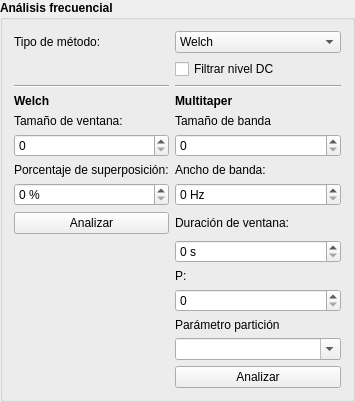
          <widget class="QGroupBox" name="groupBox">
           <property name="minimumSize">
            <size>
             <width>0</width>
             <height>0</height>
            </size>
           </property>
           <property name="maximumSize">
            <size>
             <width>350</width>
             <height>500</height>
            </size>
           </property>
           <property name="font">
            <font>
             <weight>75</weight>
             <bold>true</bold>
            </font>
           </property>
           <property name="title">
            <string>Análisis frecuencial</string>
           </property>
           <layout class="QGridLayout" name="gridLayout_2">
            <item row="0" column="0">
             <layout class="QGridLayout" name="gridLayout">
              <item row="9" column="0">
               <widget class="QSpinBox" name="window_welch">
                <property name="font">
                 <font>
                  <weight>50</weight>
                  <bold>false</bold>
                 </font>
                </property>
                <property name="minimum">
                 <number>0</number>
                </property>
                <property name="maximum">
                 <number>9000</number>
                </property>
                <property name="value">
                 <number>0</number>
                </property>
               </widget>
              </item>
              <item row="15" column="2">
               <widget class="QSpinBox" name="p">
                <property name="font">
                 <font>
                  <weight>50</weight>
                  <bold>false</bold>
                 </font>
                </property>
                <property name="minimum">
                 <number>0</number>
                </property>
                <property name="maximum">
                 <number>1000000</number>
                </property>
                <property name="value">
                 <number>0</number>
                </property>
               </widget>
              </item>
              <item row="5" column="2">
               <widget class="QCheckBox" name="check_DC">
                <property name="font">
                 <font>
                  <weight>50</weight>
                  <bold>false</bold>
                 </font>
                </property>
                <property name="text">
                 <string>Filtrar nivel DC</string>
                </property>
                <property name="checked">
                 <bool>false</bool>
                </property>
               </widget>
              </item>
              <item row="6" column="0">
               <widget class="Line" name="line_2">
                <property name="orientation">
                 <enum>Qt::Horizontal</enum>
                </property>
               </widget>
              </item>
              <item row="8" column="0">
               <widget class="QLabel" name="label_13">
                <property name="font">
                 <font>
                  <weight>50</weight>
                  <bold>false</bold>
                 </font>
                </property>
                <property name="text">
                 <string>Tamaño de ventana:</string>
                </property>
               </widget>
              </item>
              <item row="2" column="2">
               <widget class="QComboBox" name="combo_metodo">
                <property name="font">
                 <font>
                  <weight>50</weight>
                  <bold>false</bold>
                 </font>
                </property>
                <item>
                 <property name="text">
                  <string>Welch</string>
                 </property>
                </item>
                <item>
                 <property name="text">
                  <string>Multitaper</string>
                 </property>
                </item>
               </widget>
              </item>
              <item row="11" column="0">
               <widget class="QSpinBox" name="porcent">
                <property name="font">
                 <font>
                  <weight>50</weight>
                  <bold>false</bold>
                 </font>
                </property>
                <property name="suffix">
                 <string> %</string>
                </property>
                <property name="maximum">
                 <number>99</number>
                </property>
               </widget>
              </item>
              <item row="6" column="2">
               <widget class="Line" name="line">
                <property name="orientation">
                 <enum>Qt::Horizontal</enum>
                </property>
               </widget>
              </item>
              <item row="10" column="0">
               <widget class="QLabel" name="label_15">
                <property name="font">
                 <font>
                  <weight>50</weight>
                  <bold>false</bold>
                 </font>
                </property>
                <property name="text">
                 <string>Porcentaje de superposición:</string>
                </property>
               </widget>
              </item>
              <item row="7" column="0">
               <widget class="QLabel" name="label_11">
                <property name="font">
                 <font>
                  <weight>75</weight>
                  <bold>true</bold>
                 </font>
                </property>
                <property name="text">
                 <string>Welch</string>
                </property>
               </widget>
              </item>
              <item row="18" column="2">
               <widget class="QPushButton" name="analizar_multi">
                <property name="font">
                 <font>
                  <weight>50</weight>
                  <bold>false</bold>
                 </font>
                </property>
                <property name="text">
                 <string>Analizar</string>
                </property>
                <property name="icon">
                 <iconset>
                  <normaloff>chart - Copy.png</normaloff>chart - Copy.png</iconset>
                </property>
               </widget>
              </item>
              <item row="10" column="2">
               <widget class="QLabel" name="label_16">
                <property name="minimumSize">
                 <size>
                  <width>166</width>
                  <height>0</height>
                 </size>
                </property>
                <property name="font">
                 <font>
                  <weight>50</weight>
                  <bold>false</bold>
                 </font>
                </property>
                <property name="text">
                 <string>Ancho de banda:</string>
                </property>
               </widget>
              </item>
              <item row="12" column="0">
               <widget class="QPushButton" name="analizar_welch">
                <property name="font">
                 <font>
                  <weight>50</weight>
                  <bold>false</bold>
                 </font>
                </property>
                <property name="text">
                 <string>Analizar</string>
                </property>
                <property name="icon">
                 <iconset>
                  <normaloff>chart - Copy.png</normaloff>chart - Copy.png</iconset>
                </property>
               </widget>
              </item>
              <item row="12" column="2">
               <widget class="QLabel" name="label_17">
                <property name="font">
                 <font>
                  <weight>50</weight>
                  <bold>false</bold>
                 </font>
                </property>
                <property name="text">
                 <string>Duración de ventana:</string>
                </property>
               </widget>
              </item>
              <item row="11" column="2">
               <widget class="QSpinBox" name="bw">
                <property name="font">
                 <font>
                  <weight>50</weight>
                  <bold>false</bold>
                 </font>
                </property>
                <property name="suffix">
                 <string> Hz</string>
                </property>
                <property name="minimum">
                 <number>0</number>
                </property>
                <property name="maximum">
                 <number>1000000</number>
                </property>
                <property name="value">
                 <number>0</number>
                </property>
               </widget>
              </item>
              <item row="14" column="2">
               <widget class="QLabel" name="label_6">
                <property name="font">
                 <font>
                  <weight>50</weight>
                  <bold>false</bold>
                 </font>
                </property>
                <property name="text">
                 <string>P:</string>
                </property>
               </widget>
              </item>
              <item row="16" column="2">
               <widget class="QLabel" name="label_9">
                <property name="font">
                 <font>
                  <weight>50</weight>
                  <bold>false</bold>
                 </font>
                </property>
                <property name="text">
                 <string>Parámetro partición</string>
                </property>
               </widget>
              </item>
              <item row="2" column="0">
               <widget class="QLabel" name="label_8">
                <property name="font">
                 <font>
                  <weight>50</weight>
                  <bold>false</bold>
                 </font>
                </property>
                <property name="text">
                 <string>Tipo de método:</string>
                </property>
               </widget>
              </item>
              <item row="7" column="2">
               <widget class="QLabel" name="label_12">
                <property name="minimumSize">
                 <size>
                  <width>0</width>
                  <height>0</height>
                 </size>
                </property>
                <property name="font">
                 <font>
                  <weight>75</weight>
                  <bold>true</bold>
                 </font>
                </property>
                <property name="text">
                 <string>Multitaper</string>
                </property>
               </widget>
              </item>
              <item row="8" column="2">
               <widget class="QLabel" name="label_14">
                <property name="font">
                 <font>
                  <weight>50</weight>
                  <bold>false</bold>
                 </font>
                </property>
                <property name="text">
                 <string>Tamaño de banda</string>
                </property>
               </widget>
              </item>
              <item row="13" column="2">
               <widget class="QSpinBox" name="t">
                <property name="font">
                 <font>
                  <weight>50</weight>
                  <bold>false</bold>
                 </font>
                </property>
                <property name="suffix">
                 <string> s</string>
                </property>
                <property name="minimum">
                 <number>0</number>
                </property>
                <property name="maximum">
                 <number>1000000</number>
                </property>
                <property name="value">
                 <number>0</number>
                </property>
               </widget>
              </item>
              <item row="9" column="2">
               <widget class="QSpinBox" name="window_multi_fin">
                <property name="font">
                 <font>
                  <weight>50</weight>
                  <bold>false</bold>
                 </font>
                </property>
                <property name="minimum">
                 <number>0</number>
                </property>
                <property name="maximum">
                 <number>1000000</number>
                </property>
                <property name="value">
                 <number>0</number>
                </property>
               </widget>
              </item>
              <item row="17" column="2">
               <widget class="QComboBox" name="parameter">
                <property name="font">
                 <font>
                  <weight>50</weight>
                  <bold>false</bold>
                 </font>
                </property>
                <property name="editable">
                 <bool>true</bool>
                </property>
                <property name="insertPolicy">
                 <enum>QComboBox::InsertAtBottom</enum>
                </property>
               </widget>
              </item>
             </layout>
            </item>
           </layout>
          </widget>
